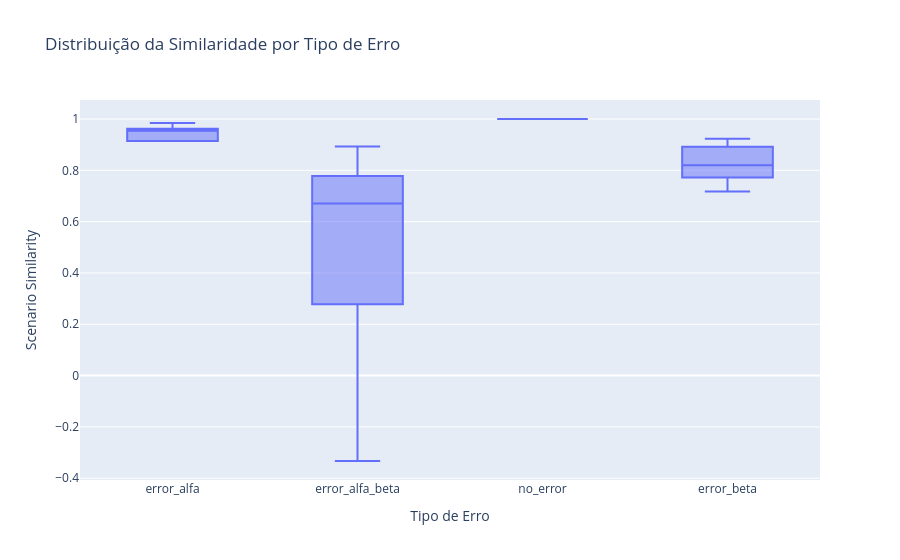

Source (notebook cell):
### Code cell
import plotly.express as px

# Criar o boxplot
fig = px.box(given_then_df, x='tipo_de_erro', y='Scenario Similarity', 
             title='Distribuição da Similaridade por Tipo de Erro',
             labels={'Scenario Similarity': 'Scenario Similarity', 'tipo_de_erro': 'Tipo de Erro'})

# Exibir o gráfico
fig.show()

### Figure 1 — Plotly figure (JSON) as saved in the notebook; plotly's stock layout.template omitted (floating-point values rounded to 4 significant figures; data arrays with more than 128 entries replaced by an {"elided": "..."} marker saying what was removed)
{"data": [{"alignmentgroup": "True", "hovertemplate": "Tipo de Erro=%{x}<br>Scenario Similarity=%{y}<extra></extra>", "legendgroup": "", "marker": {"color": "#636efa"}, "name": "", "notched": false, "offsetgroup": "", "orientation": "v", "showlegend": false, "type": "box", "x": {"elided": "465 str values"}, "x0": " ", "xaxis": "x", "y": {"elided": "465 float values"}, "y0": " ", "yaxis": "y"}], "layout": {"boxmode": "group", "legend": {"tracegroupgap": 0}, "title": {"text": "Distribuição da Similaridade por Tipo de Erro"}, "xaxis": {"anchor": "y", "domain": [0, 1], "title": {"text": "Tipo de Erro"}}, "yaxis": {"anchor": "x", "domain": [0, 1], "title": {"text": "Scenario Similarity"}}}}
